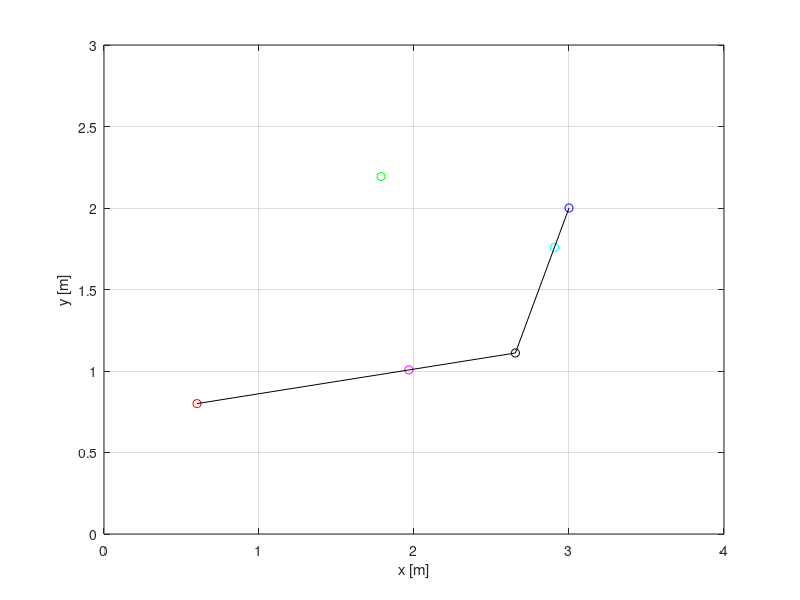
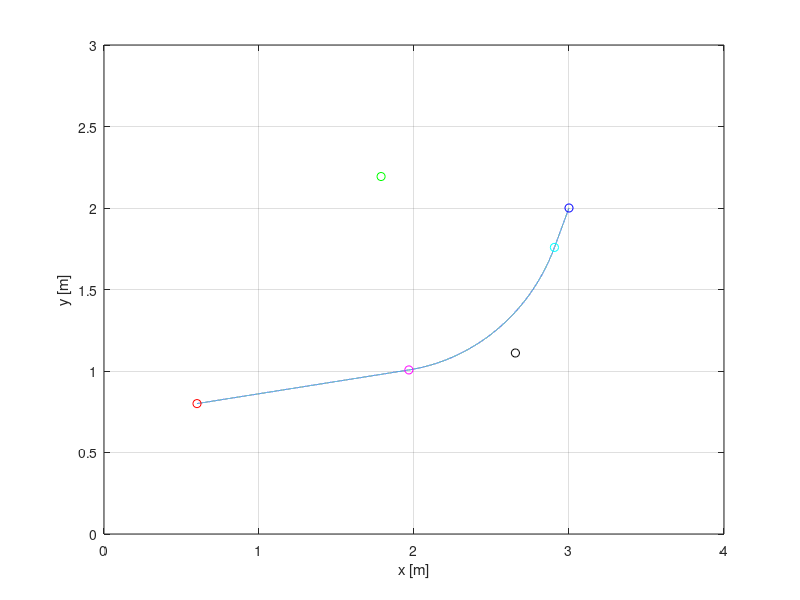
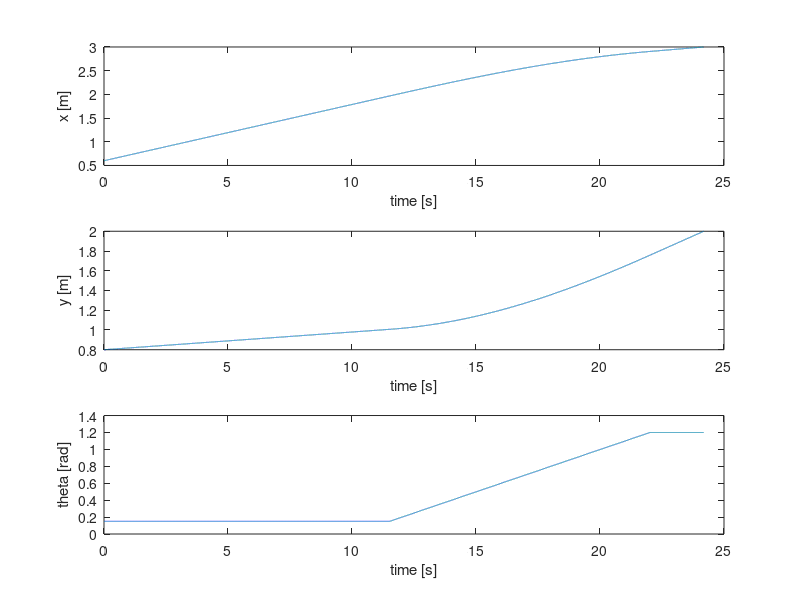
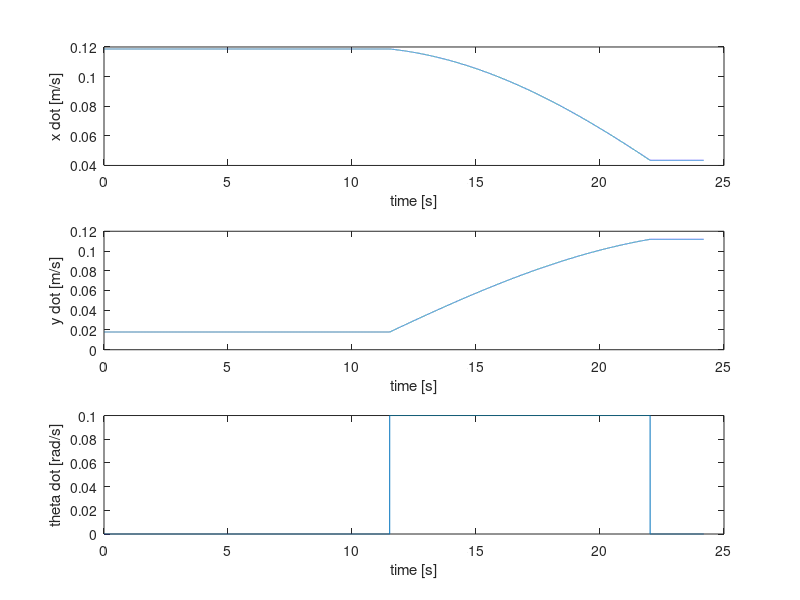

The MATLAB source for these figures, in order:
close all; clear;

% DATA ENTRY
%---------------------------------------
% Simulation Parameters - properly outline all the given parameters.
step_time = 0.001; % We want to have data for every millisecond. 

% Robot Dimensions
r = 0.1; % radius of the wheel in meters.
l = 0.3; % Half of the width of the robot in meters.

% Initial Pose - [x1, y1, theta1]'
x1 = 0.6; % in meters.
y1 = 0.8; % in meters.
theta1 = 0.15; % Angles are always in radians ~ 10 degrees.
P1 = [x1; y1]; % A column vector 

% Final Pose - [x2, y2, theta2]'
x2 = 3; % in meters.
y2 = 2; % in meters.
theta2 = 1.2; % in radians ~ 70 degrees
P2 = [x2; y2]; % A column vector 

% Arc Parameters - the second segment of the trajectory is an arc. 
initial_arc_angle = -(pi/2) + theta1; % in radians .

% Speed Parameters
VT = 0.12; % Tangential VELOCITY in m/s - it has x and y components which
% will serve as X_dot (= VT*cos(...)) and Y_dot (= VT*sin(...))
arc_omega = 0.1; % in radians/second.
rc = VT/arc_omega; % in meters.
%---------------------------------------
% End of Data Entry

% COMPUTATION OF POINTS
%---------------------------------------
% Computation of the line-to-line intersection point
data_matrix = [cos(theta1) -cos(theta2); sin(theta1) -sin(theta2)];
lambda_P6 = (data_matrix)\(P2 - P1);
lambda1_P6 = lambda_P6(1);
P6 = P1 + lambda1_P6*[cos(theta1); sin(theta1)];

% Computation of the line-to-arc transition point
delta_theta = theta2 - theta1;
d = rc*tan(delta_theta/2);
P3 = P6 - d*[cos(theta1); sin(theta1)];

% Computation of the arc-to-line transition point
P4 = P6 + d*[cos(theta2); sin(theta2)];

% Computation of the center point of the circle
P5 = P3 + rc*[-sin(theta1); cos(theta1)];

% Plot the lines and points P1 to P6
figure %1
plot(P1(1), P1(2), 'ro')
hold
plot(P3(1), P3(2), 'mo')
plot(P6(1), P6(2), 'ko')
plot(P4(1), P4(2), 'co')
plot(P2(1), P2(2), 'bo')
plot(P5(1), P5(2), 'go')
plot([P1(1) P6(1)], [P1(2) P6(2)], 'k') 
plot([P6(1) P2(1)], [P6(2) P2(2)], 'k')
axis([0 x2+1 0 y2+1])
xlabel('x [m]')
ylabel('y [m]')
grid
%---------------------------------------
% End of Computation of Points

% COMPUTATION OF MOTION SEGMENT DURATIONS
%---------------------------------------
% Distance Travelled
s_line1 = lambda1_P6 - d;
s_arc = rc*delta_theta;
lambda2_P6 = lambda_P6(2);
% lambda2_P6 is negative, and distance can't be negative; so, we take its
% value.
s_line2 = abs(lambda2_P6) - d;

% Durations
duration_line1 = s_line1/VT;
duration_arc = s_arc/VT;
duration_line2 = s_line2/VT;
duration_total = duration_line1 + duration_arc + duration_line2;

% Transition Times
t1 = 0;
t2 = duration_line1;
t3 = t2 + duration_arc;
t4 = duration_total;
%---------------------------------------
% End of Computation of Motion Segments Durations.

% GEOMETRIC CONSTRUCTION OF THE CARTESIAN REFERENCE CURVE
%---------------------------------------
% Data Storage Dimension - The +1 is for time = 0s.
array_length = ceil(duration_total/step_time) + 1;

% X, Y, and Theta Trajectory Computations.
x_list = zeros(array_length,1);
y_list = zeros(array_length,1);
theta_list = zeros(array_length,1);
time_list = zeros(array_length,1);

for iteration_index = 1:1:array_length
    % Convert the step time to instantaneous times
    time = (iteration_index - 1)* step_time;
    % Fill in the time list
    time_list(iteration_index) = time; 
    
    % Find the pose at every millisecond within each segment
    % Use P = Pi + lambda_i*[cos(theta1_2); sin(theta1_2)] for the lines
    % Where lambda = (ins_time - last_cumulative_time)*VT
    % For the arc, use P = P5 + rc*[cos(arc_angle); sin(arc_angle)]
    % Where arc_angle is the instantaneous angle - 
    % initial_arc_angle + (ins_time - last_cumulative_time)*VT
        
    if (t1 <= time) && (time < t2)
        P = P1 + time*VT*[cos(theta1); sin(theta1)];
        x = P(1);
        y = P(2);
        theta = theta1;
    end
    
    if (t2 <= time) && (time < t3)
        arc_angle = initial_arc_angle + (time - t2)*arc_omega;
        P = P5 + rc*[cos(arc_angle); sin(arc_angle)];
        x = P(1);
        y = P(2);
        theta = theta1 + (time - t2)*arc_omega;
    end
    
    if (t3 <= time) && (time <= t4)
        P = P4 + (time - t3)*VT*[cos(theta2); sin(theta2)];
        x = P(1);
        y = P(2);
        theta = theta2;
    end
    
    x_list(iteration_index) = x;
    y_list(iteration_index) = y;
    theta_list(iteration_index) = theta;
end

figure %2
plot(x_list, y_list)
hold
plot(P1(1), P1(2), 'ro')
plot(P3(1), P3(2), 'mo')
plot(P6(1), P6(2), 'ko')
plot(P4(1), P4(2), 'co')
plot(P2(1), P2(2), 'bo')
plot(P5(1), P5(2), 'go')
axis([0 x2+1 0 y2+1])
xlabel('x [m]')
ylabel('y [m]')
grid

figure %3
subplot(3,1,1)
plot(time_list, x_list)
xlabel('time [s]')
ylabel('x [m]')
subplot(3,1,2)
plot(time_list, y_list)
xlabel('time [s]')
ylabel('y [m]')
subplot(3,1,3)
plot(time_list, theta_list)
xlabel('time [s]')
ylabel('theta [rad]')
%---------------------------------------
% End of the Geometric Construction of the Reference Cartesian Curves

% GEOMETRIC CONSTRUCTION OF THE REFERENCE CARTESIAN SPEEDS
%---------------------------------------
x_dot_list = zeros(array_length,1);
y_dot_list = zeros(array_length,1);
theta_dot_list = zeros(array_length,1);
time_list = zeros(array_length,1);

for iteration_index = 1:1:array_length
    % Convert the step time to instantaneous times
    time = (iteration_index - 1)* step_time;
    % Fill in the time list
    time_list(iteration_index) = time; 
    
    % Find the linear/angular velocities at every ms within each segment      
    if (t1 <= time) && (time < t2)
        x_dot = VT*cos(theta1);
        y_dot = VT*sin(theta1);
        theta_dot = 0;
    end
    
    if (t2 <= time) && (time < t3)
        theta = theta1 + (time - t2)*arc_omega;
        x_dot = VT*cos(theta);
        y_dot = VT*sin(theta);
        theta_dot = arc_omega;
    end
    
    if (t3 <= time) && (time <= t4)
        x_dot = VT*cos(theta2);
        y_dot = VT*sin(theta2);
        theta_dot = 0;
    end
    
    x_dot_list(iteration_index) = x_dot;
    y_dot_list(iteration_index) = y_dot;
    theta_dot_list(iteration_index) = theta_dot;
end

figure %4
subplot(3,1,1)
plot(time_list, x_dot_list)
xlabel('time [s]')
ylabel('x dot [m/s]')
subplot(3,1,2)
plot(time_list, y_dot_list)
xlabel('time [s]')
ylabel('y dot [m/s]')
subplot(3,1,3)
plot(time_list, theta_dot_list)
xlabel('time [s]')
ylabel('theta dot [rad/s]')
%---------------------------------------
% End of the Geometric Construction of the Reference Cartesian Speeds

% INVERSE KINEMATICS FOR WHEEL SPEEDS
%---------------------------------------
phi1_dot_list = zeros(array_length,1);
phi2_dot_list = zeros(array_length,1);

for iteration_index = 1:1:array_length
    
    phi1_dot = (cos(theta_list(iteration_index))...
        *x_dot_list(iteration_index))...
        /r...
        + (sin(theta_list(iteration_index))...
        *y_dot_list(iteration_index))...
        /r...
        + l...
        *theta_dot_list(iteration_index)...
        /r;
     phi2_dot = (cos(theta_list(iteration_index))...
        *x_dot_list(iteration_index))...
        /r...
        + (sin(theta_list(iteration_index))...
        *y_dot_list(iteration_index))...
        /r...
        - l...
        *theta_dot_list(iteration_index)...
        /r;
    
    phi1_dot_list(iteration_index) = phi1_dot;
    phi2_dot_list(iteration_index) = phi2_dot;       
end

figure %5
subplot(2,1,1)
plot(time_list, phi1_dot_list)
xlabel('time [s]')
ylabel('Phi1 dot [rad/s]')
subplot(2,1,2)
plot(time_list, phi2_dot_list)
xlabel('time [s]')
ylabel('Phi2 dot [rad/s]')
%---------------------------------------
% End of Inverse Kinematic for Wheel Speeds

% FORWARD KINEMATICS CROSSCHECK FOR CARTESIAN SPEEDS
%---------------------------------------
x_dot_forward_list = zeros(array_length,1);
y_dot_forward_list = zeros(array_length,1);
theta_dot_forward_list = zeros(array_length,1);

current_theta = theta1; 

for iteration_index = 1:1:array_length
    
    pose_forward...
            = [cos(current_theta) -sin(current_theta) 0;
               sin(current_theta)  cos(current_theta) 0;
               0            0           1]...
               *[r*phi1_dot_list(iteration_index)/2 + r*phi2_dot_list(iteration_index)/2;
                 0;
                 r*phi1_dot_list(iteration_index)/(2*l) - r*phi2_dot_list(iteration_index)/(2*l)];
        
    x_dot_forward = pose_forward(1);
    y_dot_forward = pose_forward(2);
    theta_dot_forward = pose_forward(3);
    
    x_dot_forward_list(iteration_index) = x_dot_forward;
    y_dot_forward_list(iteration_index) = y_dot_forward;
    theta_dot_forward_list(iteration_index) = theta_dot_forward;   
    
    current_theta = current_theta + step_time*theta_dot_forward;
end

figure %6
subplot(3,1,1)
plot(time_list, x_dot_forward_list)
xlabel('time [s]')
ylabel('x dot [m/s]')
subplot(3,1,2)
plot(time_list, y_dot_forward_list)
xlabel('time [s]')
ylabel('y dot [m/s]')
subplot(3,1,3)
plot(time_list, theta_dot_forward_list)
xlabel('time [s]')
ylabel('Theta dot [rad/s]')
%---------------------------------------
% End of Forward Kinematic Crosscheck for Cartesian Speeds

% CARTESIAN SPEED INTEGRATION CROSSCHECK FOR CARTESIAN POSITION
%---------------------------------------
x_forward_list = zeros(array_length,1);
y_forward_list = zeros(array_length,1);
theta_forward_list = zeros(array_length,1);

current_x = x1; current_y = y1; current_theta = theta1;

for iteration_index = 1:1:array_length    
    x_forward = current_x;
    y_forward = current_y;
    theta_forward = current_theta;
   
    x_forward_list(iteration_index) = x_forward;
    y_forward_list(iteration_index) = y_forward;
    theta_forward_list(iteration_index) = theta_forward;
    
    current_x = current_x + step_time*x_dot_forward_list(iteration_index);
    current_y = current_y + step_time*y_dot_forward_list(iteration_index);
    current_theta = current_theta + step_time*theta_dot_forward_list(iteration_index);
end

figure %7
plot(x_forward_list, y_forward_list)
hold
plot(P1(1), P1(2), 'ro')
plot(P3(1), P3(2), 'mo')
plot(P6(1), P6(2), 'ko')
plot(P4(1), P4(2), 'co')
plot(P2(1), P2(2), 'bo')
plot(P5(1), P5(2), 'go')
axis([0 x2+1 0 y2+1])
xlabel('x [m]')
ylabel('y [m]')
grid

figure %8
plot(x_forward_list, y_forward_list, 'k')
hold
plot(x_list, y_list, 'r')
plot(P1(1), P1(2), 'ro')
plot(P3(1), P3(2), 'mo')
plot(P6(1), P6(2), 'ko')
plot(P4(1), P4(2), 'co')
plot(P2(1), P2(2), 'bo')
plot(P5(1), P5(2), 'go')
axis([0 x2+1 0 y2+1])
xlabel('x [m]')
ylabel('y [m]')
grid
%---------------------------------------
% End of Cartesian Speed Integration Crosscheck for Cartesian Position

% INTRODUCTION OF A MODEL PARAMETER MISMATCH ON FORWARD SPEED KINEMATICS
%---------------------------------------
% Parameter mismatch on the right wheel (r1).
r1 = r*0.95;
x_dot_forward_m_list = zeros(array_length,1);
y_dot_forward_m_list = zeros(array_length,1);
theta_dot_forward_m_list = zeros(array_length,1);

current_theta_m = theta1;

for iteration_index = 1:1:array_length
    
    pose_forward_mismatch...
            = [cos(current_theta_m) -sin(current_theta_m) 0;
               sin(current_theta_m)  cos(current_theta_m) 0;
               0                     0                    1]...
               *[r1*phi1_dot_list(iteration_index)/2 + r*phi2_dot_list(iteration_index)/2;
                 0;
                 r1*phi1_dot_list(iteration_index)/(2*l) - r*phi2_dot_list(iteration_index)/(2*l)];
        
    x_dot_forward_m = pose_forward_mismatch(1);
    y_dot_forward_m = pose_forward_mismatch(2);
    theta_dot_forward_m = pose_forward_mismatch(3);
    
    x_dot_forward_m_list(iteration_index) = x_dot_forward_m;
    y_dot_forward_m_list(iteration_index) = y_dot_forward_m;
    theta_dot_forward_m_list(iteration_index) = theta_dot_forward_m;   
    
    current_theta_m = current_theta_m + step_time*theta_dot_forward_m;
end

figure %9
subplot(3,1,1)
plot(time_list, x_dot_forward_m_list)
xlabel('time [s]')
ylabel('x dot [m/s]')
subplot(3,1,2)
plot(time_list, y_dot_forward_m_list)
xlabel('time [s]')
ylabel('y dot [m/s]')
subplot(3,1,3)
plot(time_list, theta_dot_forward_m_list)
xlabel('time [s]')
ylabel('Theta dot [rad/s]')
%---------------------------------------
% End of Introduction of A Model Parameter Mismatch on Forward Speed Kinematics

% INTEGRATION OF FORWARD KINEMATICS CARTESIAN SPEEDS WITH PARAMETER MISMATCH
%---------------------------------------
x_forward_m_list = zeros(array_length,1);
y_forward_m_list = zeros(array_length,1);
theta_forward_m_list = zeros(array_length,1);

current_x_m = x1; current_y_m = y1; current_theta_m = theta1;

for iteration_index = 1:1:array_length    
    x_forward_m = current_x_m;
    y_forward_m = current_y_m;
    theta_forward_m = current_theta_m;
   
    x_forward_m_list(iteration_index) = x_forward_m;
    y_forward_m_list(iteration_index) = y_forward_m;
    theta_forward_m_list(iteration_index) = theta_forward_m;
    
    current_x_m = current_x_m + step_time*x_dot_forward_m_list(iteration_index);
    current_y_m = current_y_m + step_time*y_dot_forward_m_list(iteration_index);
    current_theta_m = current_theta_m + step_time*theta_dot_forward_m_list(iteration_index);
end

figure %10
plot(x_forward_m_list, y_forward_m_list)
hold
plot(P1(1), P1(2), 'ro')
plot(P3(1), P3(2), 'mo')
plot(P6(1), P6(2), 'ko')
plot(P4(1), P4(2), 'co')
plot(P2(1), P2(2), 'bo')
plot(P5(1), P5(2), 'go')
axis([0 x2+1 0 y2+1])
xlabel('x [m]')
ylabel('y [m]')
grid

figure %11
plot(x_forward_m_list, y_forward_m_list, 'k')
hold
plot(x_list, y_list, 'r')
plot(P1(1), P1(2), 'ro')
plot(P3(1), P3(2), 'mo')
plot(P6(1), P6(2), 'ko')
plot(P4(1), P4(2), 'co')
plot(P2(1), P2(2), 'bo')
plot(P5(1), P5(2), 'go')
axis([0 x2+1 0 y2+1])
xlabel('x [m]')
ylabel('y [m]')
grid
%---------------------------------------
% End of Integration of Forward Kinematics Cartesian Speeds with Parameter Mismatch

figure %12
subplot(3,1,1)
plot(time_list, x_forward_m_list, 'k', time_list, x_list, 'r')
xlabel('time [s]')
ylabel('x [m/s]')
subplot(3,1,2)
plot(time_list, y_forward_m_list, 'k', time_list, y_list, 'r')
xlabel('time [s]')
ylabel('y [m/s]')
subplot(3,1,3)
plot(time_list, theta_forward_m_list, 'k', time_list, theta_list, 'r')
xlabel('time [s]')
ylabel('Theta [rad/s]')